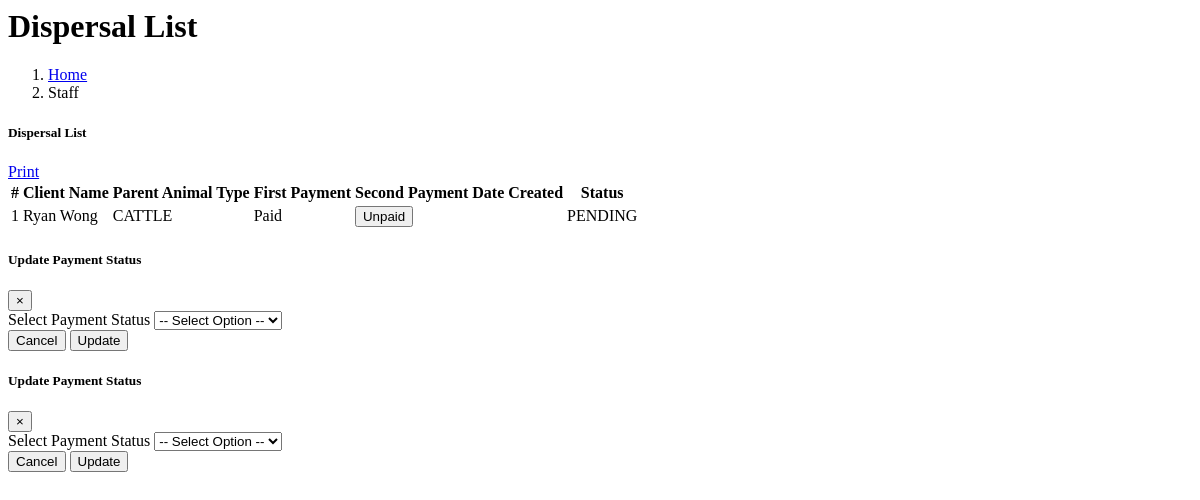
The app's page /administrator/dashboard/dispersal/dispersalList.php, older data.
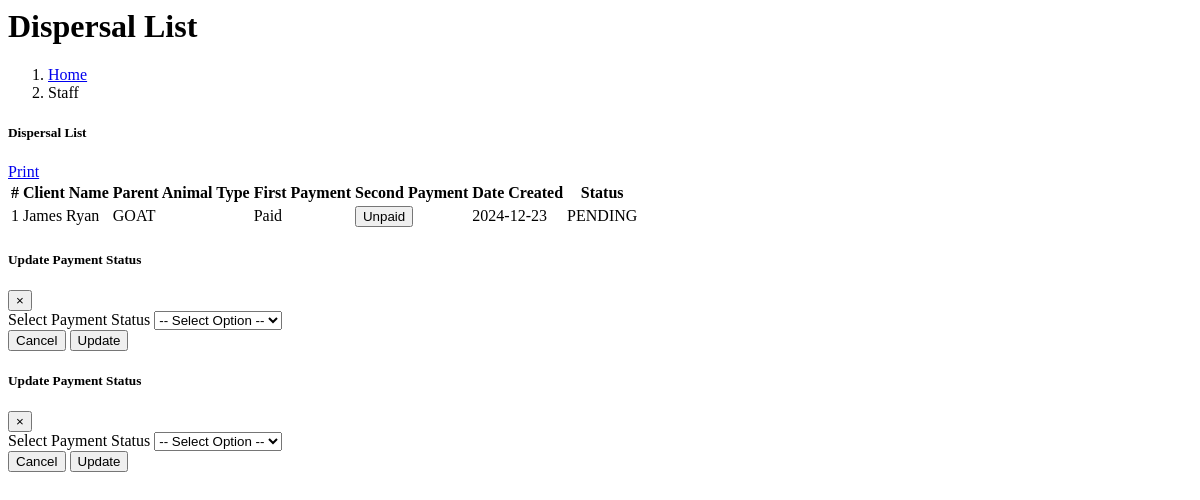
The same page, newer data.
### tables this page shows
CREATE TABLE `dispersal` (
  `DISPERSAL_ID` int(11) NOT NULL,
  `CLIENT_ID` int(11) NOT NULL,
  `1ST_PAYMENT_ID` int(11) NOT NULL DEFAULT 1 COMMENT '1= Unpaid\r\n2=Paid',
  `DATE_FIRST_PAYMENT` date DEFAULT NULL,
  `2ND_PAYMENT_ID` int(11) NOT NULL DEFAULT 1 COMMENT '1=Unpaid 2=Paid	',
  `DATE_SECOND_PAYMENT` date DEFAULT NULL,
  `PARENT_ANIMAL_ID` int(11) NOT NULL,
  `STATUS` varchar(150) NOT NULL COMMENT '1=Ongoing \r\n2=Finished ',
  `date_created` date NOT NULL
);

CREATE TABLE `animal` (
  `ANIMAL_ID` int(11) NOT NULL,
  `CLIENT_ID` int(11) NOT NULL,
  `BIRTHDATE` date NOT NULL,
  `IMAGE_PATH` varchar(255) NOT NULL,
  `ANIMALTYPE` varchar(255) NOT NULL,
  `ANIMAL_SEX` varchar(255) NOT NULL COMMENT '1=Male 2=Female',
  `isVaccinated` varchar(255) NOT NULL DEFAULT '0',
  `STATUS` varchar(150) NOT NULL COMMENT '1= Alive \r\n2= Dead',
  `VACCINE_CARD_ID` int(11) DEFAULT NULL COMMENT '1=not Vaccinated \r\n2=Vaccinated \r\n',
  `isPayment` int(11) DEFAULT 0,
  `fromClient` int(11) DEFAULT 0,
  `date_created` date DEFAULT NULL
);

### administrator/dashboard/dispersal/dispersalList.php (the view, shortened to what the changed rows need)
<div class="content-wrapper">
  <div class="content-header">
    <div class="container-fluid">
      <div class="row mb-1 align-items-center">
        <div class="col-sm-6">
          <h1 class="m-0 text-primary"><i class="fas fa-users"></i> Dispersal List</h1>
        </div>
      </div>
    </div>
  </div>
  <section class="content">
    <div class="container-fluid p-3">
      <div class="row">
        <div class="col-12">
          <div class="card shadow-lg rounded">
            <div class="card-body">
              <div class="table-responsive">
                <table id="dispersalTBL" class="table table-striped table-hover table-bordered">
                  <thead class="thead-dark">
                    <tr>
                      <th>#</th>
                      <th>Client Name</th>
                      <th>Parent Animal Type</th>
                      <th>First Payment</th>
                      <th>Second Payment</th>
                      <th>Date Created</th>
                      <th>Status</th>
                    </tr>
                  </thead>
                  <tbody>
                    <?php
                     require("connection/connection.php");
                      $query = "SELECT d.DISPERSAL_ID,c.CLIENT_ID,
                            CONCAT(c.FNAME, ' ', c.LNAME) AS name,
                            a.ANIMALTYPE AS animal_parent,
                            d.1ST_PAYMENT_ID,
                            d.2ND_PAYMENT_ID,
                            d.`STATUS`,
                            d.date_created
                        FROM
                            dispersal d
                        LEFT JOIN
                            client c ON d.CLIENT_ID = c.CLIENT_ID
                        LEFT JOIN
                            animal a ON d.PARENT_ANIMAL_ID = a.ANIMAL_ID
                        ORDER BY d.date_created DESC
                        ";
                      $result = mysqli_query($con, $query);
                      $rows = mysqli_fetch_all($result, MYSQLI_ASSOC);
                    ?>
                        <?php
                        $i = 1;
                        foreach ($rows as $dis) { ?>
                          <tr>
                            <td><?=$i; ?></td>
                            <td><?=$dis['name'] ?></td>
                            <td><?=$dis['animal_parent'] ?></td>
                            <td>
                            <?php
                                echo $dis['1ST_PAYMENT_ID'] == '0'
                                    ? "<button class='btn btn-danger btn-sm payment-button-1st'
                                                id='edit-btn'
                                                data-client-id = '{$dis['CLIENT_ID']}'
                                                data-dispersal-id1='{$dis['DISPERSAL_ID']}'
                                                data-payment-type='1ST_PAYMENT_ID'
                                                data-client-name1='{$dis['name']}'>
                                            Unpaid
                                        </button>"
                                    : "<span class='badge badge-success'>Paid</span>";
                               ?>
                            </td>
                            <td>
                        <?php
                            echo $dis['2ND_PAYMENT_ID'] == '0'
                                    ? "<button class='btn btn-danger btn-sm payment-button-2nd'
                                                id='edit-btn'
                                                data-client-id2 = '{$dis['CLIENT_ID']}'
                                                data-dispersal-id2='{$dis['DISPERSAL_ID']}'
                                                data-payment-type='1ST_PAYMENT_ID'
                                                data-client-name2='{$dis['name']}'>
                                            Unpaid
                                        </button>"
                                    : "<span class='badge badge-success'>Paid</span>";
                               ?>
                            </td>
                            <td><?=$dis['date_created'] ?></td>
                            <td><?=$dis['STATUS']; ?></td>
                        </tr>
                      <?php $i++;  }
                        ?>
                  </tbody>
                </table>
              </div>
            </div>
          </div>
        </div>
      </div>
    </div>
  </section>

Row changes from the older to the newer data that the page shows:
removed dispersal: name "Ryan Wong", animal.ANIMALTYPE "CATTLE", 1ST_PAYMENT_ID "Paid", STATUS "PENDING"
added dispersal: name "James Ryan", animal.ANIMALTYPE "GOAT", 1ST_PAYMENT_ID "Paid", date_created "2024-12-23", STATUS "PENDING"
